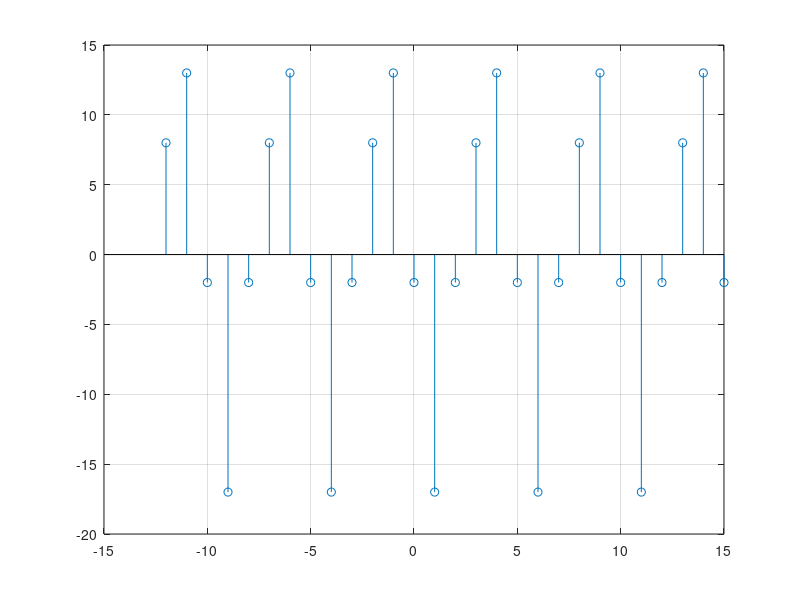

This chart was generated by the following MATLAB code:
% Script: exdt_3_9.m
% Compute the DTFS coefficients for the signal 'x'
Omega0 = 2*pi/5;
k=[0:4];
c = 1/5*(exp(-j*Omega0*k)+2*exp(-j*Omega0*2*k)+3*exp(-j*Omega0*3*k)+4*exp(-j*Omega0*4*k))
% Compute the DTFS coefficients of the signal 'h'
d = 1/5*(3+3*exp(-j*Omega0*k)-3*exp(-j*Omega0*2*k)-2*exp(-j*Omega0*3*k)-exp(-j*Omega0*4*k))
% Find the DTFS for the signal 'y' from the two sets of coefficients
e = 5*c.*d
% Construct the signal 'y' from the DTFS coefficients, and graph it
n = [-12:15];
y = zeros(size(n));
for k=0:4
  y = y+e(k+1)*exp(j*Omega0*k*n);
end
stem(n,real(y)); grid;